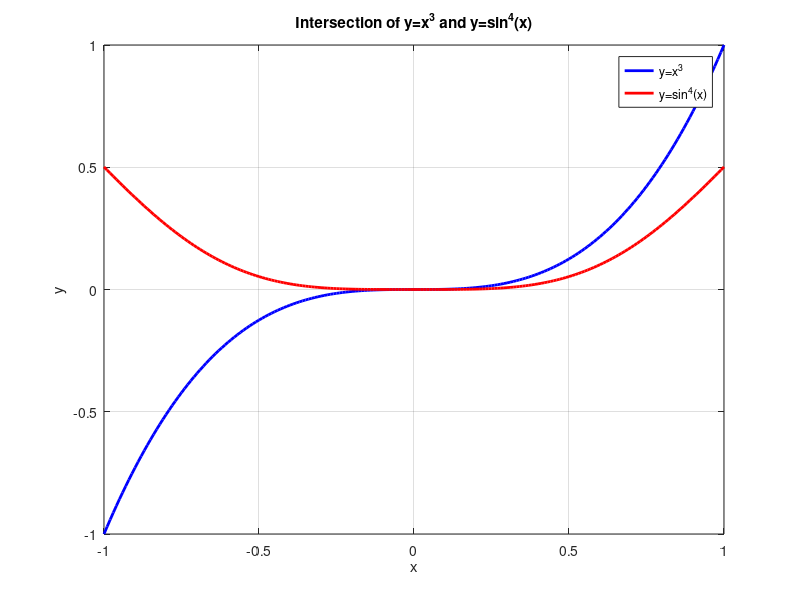

The MATLAB source for this figure:
x = -1:0.01:1;
y1 = x.^3;
y2 = sin(x).^4;

figure;
plot(x, y1, 'b', 'LineWidth', 2);
hold on;
plot(x, y2, 'r', 'LineWidth', 2);
xlabel('x');
ylabel('y');
legend('y=x^3', 'y=sin^4(x)');
title('Intersection of y=x^3 and y=sin^4(x)');
grid on;
